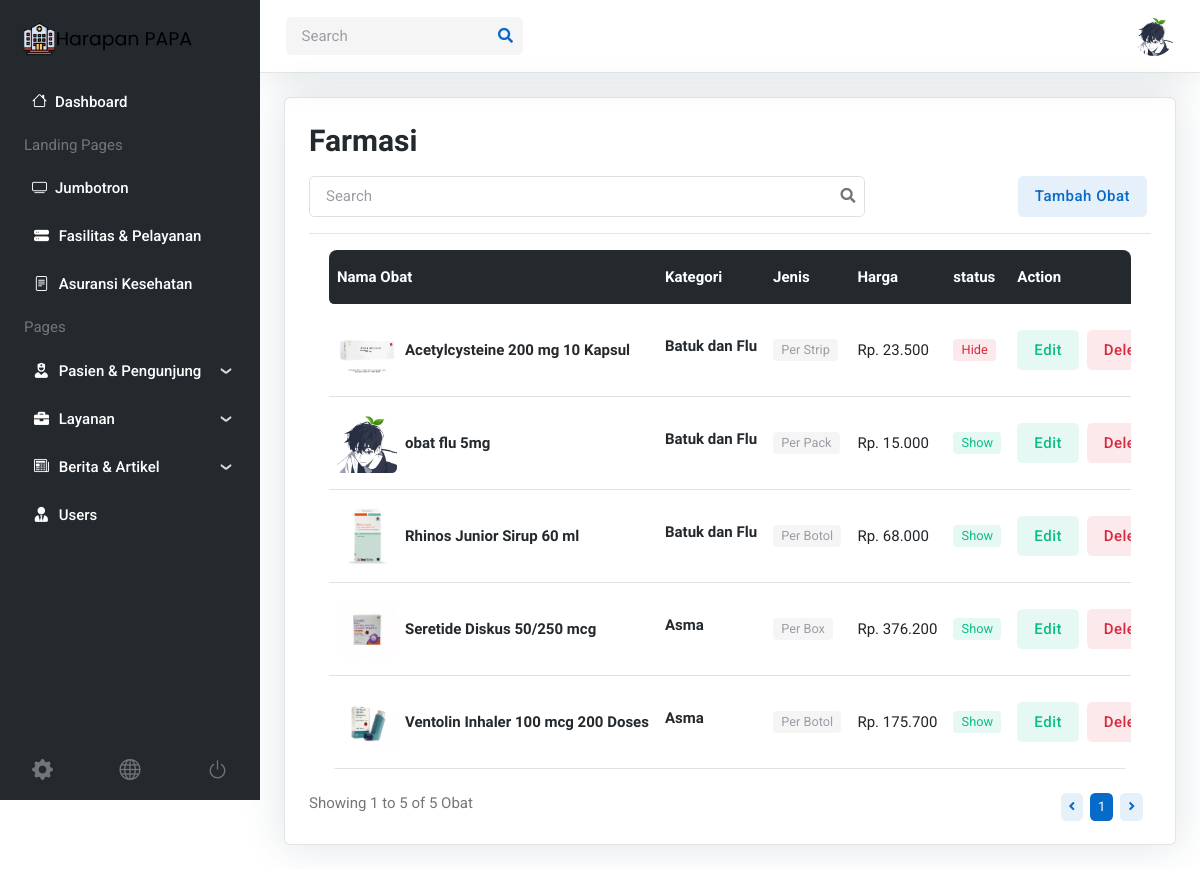
/admin/admin-farmasi.php (signed in), run on the app's committed database.
### tables this page shows
CREATE TABLE `tbl_users` (
  `id_user` int(11) NOT NULL,
  `email` text NOT NULL,
  `id_dokter` int(11) DEFAULT NULL,
  `id_perawat` int(11) DEFAULT NULL,
  `username` text,
  `password` text,
  `full_name` text,
  `tanggal_lahir` date DEFAULT NULL,
  `mobile_number` text,
  `user_picture` varchar(255) DEFAULT NULL,
  `role` text
);

CREATE TABLE `tbl_farmasi` (
  `id_farmasi` int(11) NOT NULL,
  `nama_obat` text NOT NULL,
  `jenis` text NOT NULL,
  `harga` text NOT NULL,
  `id_kategori_obat` int(11) DEFAULT NULL,
  `deskripsi` text NOT NULL,
  `admission` text NOT NULL,
  `link` text NOT NULL,
  `obat_picture` text
);

CREATE TABLE `tbl_obat` (
  `id_kategori_obat` int(11) NOT NULL,
  `nama_kategori` text NOT NULL,
  `kategori_obat` text NOT NULL
);

### admin/admin-farmasi.php (the view, shortened to what the rows shown need)
<?php require '../head_footer_admin/head.php' ?>
<div class="page-content-wrapper border">
    <div class="row">
        <div class="col-12">
            <h1 class="h3 mb-2 mb-sm-0">Farmasi</h1>
        </div>
    </div>
    <div class="card bg-transparent">
        <div class="card-body">
            <div class="table-responsive border-0 rounded-3">
                <table class="table table-dark-gray align-middle p-4 mb-0 table-hover">
                    <thead>
                        <tr>
                            <th scope="col" class="border-0 rounded-start">Nama Obat</th>
                            <th scope="col" class="border-0">Kategori</th>
                            <th scope="col" class="border-0">Jenis</th>
                            <th scope="col" class="border-0">Harga</th>
                            <th scope="col" class="border-0">status</th>
                            <th scope="col" class="border-0 rounded-end">Action</th>
                        </tr>
                    </thead>
                    <tbody>
                        <?php
                        $batas = 20;
                        $halaman = isset($_GET['halaman']) ? (int)$_GET['halaman'] : 1;
                        $halaman_awal = ($halaman > 1) ? ($halaman * $batas) - $batas : 0;
                        $farmasi = mysqli_query($conn, "SELECT * FROM tbl_farmasi JOIN tbl_obat ON tbl_farmasi.id_kategori_obat = tbl_obat.id_kategori_obat WHERE id_farmasi " . $search . " ORDER BY nama_obat ASC LIMIT $halaman_awal, $batas");
                        while ($row = mysqli_fetch_assoc($farmasi)) {
                        ?>
                            <tr>
                                <td>
                                    <div class="d-flex align-items-center position-relative">
                                        <div class="w-60px">
                                            <img src="../assets/images/upload/farmasi/<?= $row['obat_picture']; ?>" class="rounded" alt="">
                                        </div>
                                        <h6 class="mb-0 ms-2">
                                            <a href="#" class="stretched-link"><?= $row['nama_obat']; ?></a>
                                        </h6>
                                    </div>
                                </td>
                                <td class="text-center text-sm-start">
                                    <?php
                                    if ($row['kategori_obat'] == 1) {
                                        echo "<h6 class'mb-0'>" . $row['nama_kategori'] . "</h6>";
                                    } ?>
                                </td>
                                <td>
                                    <div class="d-flex align-items-center">
                                        <?php
                                        if ($row['jenis'] == 1) {
                                            echo "<div class='badge bg-secondary bg-opacity-10 text-secondary'>Per Strip</div>";
                                        } else if ($row['jenis'] == 2) {
                                            echo "<div class='badge bg-secondary bg-opacity-10 text-secondary'>Per Botol</div>";
                                        } else if ($row['jenis'] == 3) {
                                            echo "<div class='badge bg-secondary bg-opacity-10 text-secondary'>Per Pack</div>";
                                        } else if ($row['jenis'] == 4) {
                                            echo "<div class='badge bg-secondary bg-opacity-10 text-secondary'>Per Box</div>";
                                        }
                                        ?>
                                    </div>
                                </td>
                                <td>Rp. <?= $row['harga']; ?></td>
                                <td>
                                    <div class="d-flex align-items-center">
                                        <?php
                                        if ($row['admission'] == 1) {
                                            echo "<div class='badge bg-success bg-opacity-10 text-success'>Show</div>";
                                        } else {
                                            echo "<div class='badge bg-danger bg-opacity-10 text-danger'>Hide</div>";
                                        }
                                        ?>
                                    </div>
                                </td>
                                <td>
                                    <a href="#" class="btn btn-success-soft me-1 mb-0" data-bs-toggle="modal" data-bs-placement="top" data-bs-target="#modalupdateobat<?= $row['id_farmasi'] ?>">Edit</a>
                                    <button class="btn btn-danger-soft me-1 mb-0" data-bs-toggle="modal" data-bs-placement="top" data-bs-target="#modaldeleteobat<?= $row['id_farmasi'] ?>">Delete</button>
                                </td>
                            </tr>
                        <?php } ?>
                    </tbody>
                </table>
            </div>
        </div>
    </div>
</div>
</div>
</main>
<?php require '../head_footer_admin/footer.php' ?>

### head_footer_admin/head.php (shortened to what the rows shown need)
<?php
require '../connection/conn.php';
?>
<!DOCTYPE html>
<html lang="en">
<head>
    <link rel="stylesheet" href="https://cdnjs.cloudflare.com/ajax/libs/font-awesome/6.1.1/css/all.min.css" />
    <link rel="stylesheet" type="text/css" href="../assets/vendor/font-awesome/css/all.min.css">
    <link rel="stylesheet" type="text/css" href="../assets/vendor/bootstrap-icons/bootstrap-icons.css">
    <link rel="stylesheet" type="text/css" href="../assets/vendor/apexcharts/css/apexcharts.css">
    <link rel="stylesheet" type="text/css" href="../assets/vendor/overlay-scrollbar/css/OverlayScrollbars.min.css">
    <link rel="stylesheet" type="text/css" href="../assets/vendor/choices/css/choices.min.css">
    <link rel="stylesheet" type="text/css" href="../assets/vendor/aos/aos.css">
    <link rel="stylesheet" type="text/css" href="../assets/vendor/glightbox/css/glightbox.css">
    <link rel="stylesheet" type="text/css" href="../assets/vendor/quill/css/quill.snow.css">
    <link rel="stylesheet" type="text/css" href="../assets/vendor/stepper/css/bs-stepper.min.css">
    <link id="style-switch" rel="stylesheet" type="text/css" href="../assets/css/style.css">
    <link rel="stylesheet" href="https://cdnjs.cloudflare.com/ajax/libs/toastr.js/latest/css/toastr.min.css">
</head>
<body>
    <?php
    $dokter = mysqli_query($conn, "SELECT * FROM tbl_dokter WHERE id_dokter = '$_COOKIE[id_dokter]'");
    $perawat = mysqli_query($conn, "SELECT * FROM tbl_perawat WHERE id_perawat = '$_COOKIE[id_perawat]'");
    $pasien = mysqli_query($conn, "SELECT * FROM tbl_users WHERE id_user = '$_COOKIE[id_user]'");
    $admin = mysqli_query($conn, "SELECT * FROM tbl_users WHERE id_user = '$_COOKIE[id_user]'");
    $row_dokter = mysqli_fetch_assoc($dokter);
    $row_perawat = mysqli_fetch_assoc($perawat);
    $row_pasien = mysqli_fetch_assoc($pasien);
    $row_admin = mysqli_fetch_assoc($admin);
    ?>
    <main>
        <div class="page-content">
            <nav class="top-bar navbar-light border-bottom py-0 py-xl-3">
                <div class="container-fluid p-0">
                    <div class="d-flex align-items-center w-100">
                        <div class="ms-xl-auto">
                            <ul class="navbar-nav flex-row align-items-center">
                                <li class="nav-item ms-2 ms-md-3 dropdown">
                                    <a class="avatar avatar-sm p-0" href="#" id="profileDropdown" role="button" data-bs-auto-close="outside" data-bs-display="static" data-bs-toggle="dropdown" aria-expanded="false">
                                        <img class="avatar-img rounded-circle" src="<?php
                                                                                    if ($row_admin['user_picture'] == "") {
                                                                                        echo "../assets/images/avatar/01.jpg";
                                                                                    } else if ($row_admin['user_picture'] != "") {
                                                                                        if ($_COOKIE['role'] == "1") {
                                                                                            echo "../assets/images/upload/admin/" . $row_admin['user_picture'];
                                                                                        } else if ($_COOKIE['role'] == "2") {
                                                                                            echo "../assets/images/upload/dokter/" . $row_dokter['profile_picture'];
                                                                                        } else if ($_COOKIE['role'] == "3") {
                                                                                            echo "../assets/images/upload/perawat/" . $row_perawat['profile_picture'];
                                                                                        } else if ($_COOKIE['role'] == "4") {
                                                                                            echo "../assets/images/upload/pasien/" . $row_pasien['user_picture'];
                                                                                        }
                                                                                    }
                                                                                    ?>" alt="<?= $_COOKIE['full_name'] ?>">
                                    </a>
                                </li>
                            </ul>
                        </div>
                    </div>
                </div>
            </nav>

### data on the page
tbl_users: user_picture (picture)
tbl_farmasi: obat_picture (picture), nama_obat "Acetylcysteine 200 mg 10 Kapsul", id_kategori_obat.nama_kategori "Batuk dan Flu", jenis "Per Strip", harga "23.500", admission "Hide"
tbl_farmasi: obat_picture (picture), nama_obat "obat flu 5mg", id_kategori_obat.nama_kategori "Batuk dan Flu", jenis "Per Pack", harga "15.000", admission "Show"
tbl_farmasi: obat_picture (picture), nama_obat "Rhinos Junior Sirup 60 ml", id_kategori_obat.nama_kategori "Batuk dan Flu", jenis "Per Botol", harga "68.000", admission "Show"
tbl_farmasi: obat_picture (picture), nama_obat "Seretide Diskus 50/250 mcg", id_kategori_obat.nama_kategori "Asma", jenis "Per Box", harga "376.200", admission "Show"
tbl_farmasi: obat_picture (picture), nama_obat "Ventolin Inhaler 100 mcg 200 Doses", id_kategori_obat.nama_kategori "Asma", jenis "Per Botol", harga "175.700", admission "Show"

### other printed values
$halaman_awal + 1 "1"
$show_data * ($next - 1) "5"
$jumlah_data "5"
